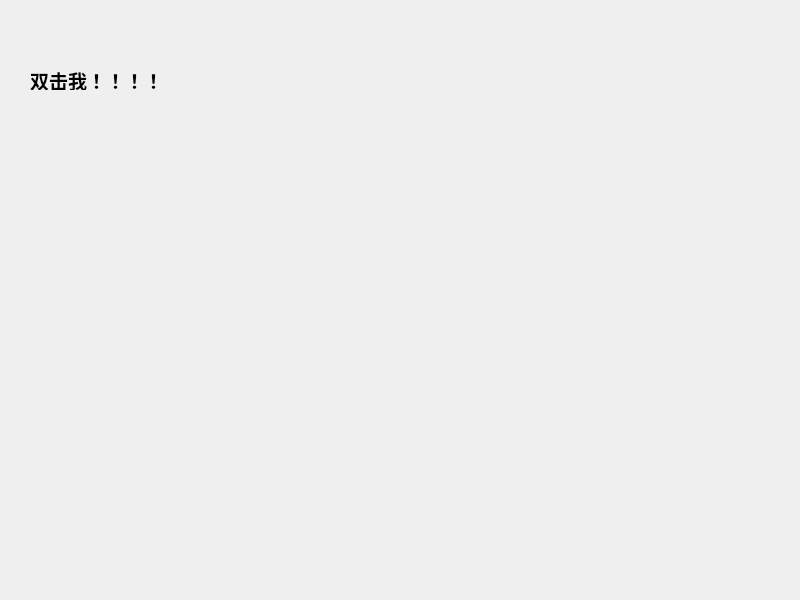
<?xml version="1.0" encoding="UTF-8"?>
<ui version="4.0">
 <class>Widget</class>
 <widget class="QWidget" name="Widget">
  <property name="geometry">
   <rect>
    <x>0</x>
    <y>0</y>
    <width>800</width>
    <height>600</height>
   </rect>
  </property>
  <property name="windowTitle">
   <string>Widget</string>
  </property>
  <widget class="TMyLabel" name="label">
   <property name="geometry">
    <rect>
     <x>30</x>
     <y>70</y>
     <width>131</width>
     <height>20</height>
    </rect>
   </property>
   <property name="font">
    <font>
     <pointsize>14</pointsize>
     <bold>true</bold>
    </font>
   </property>
   <property name="text">
    <string>双击我！！！！</string>
   </property>
  </widget>
 </widget>
 <customwidgets>
  <customwidget>
   <class>TMyLabel</class>
   <extends>QLabel</extends>
   <header location="global">tmylabel.h</header>
  </customwidget>
 </customwidgets>
 <resources/>
 <connections/>
</ui>
